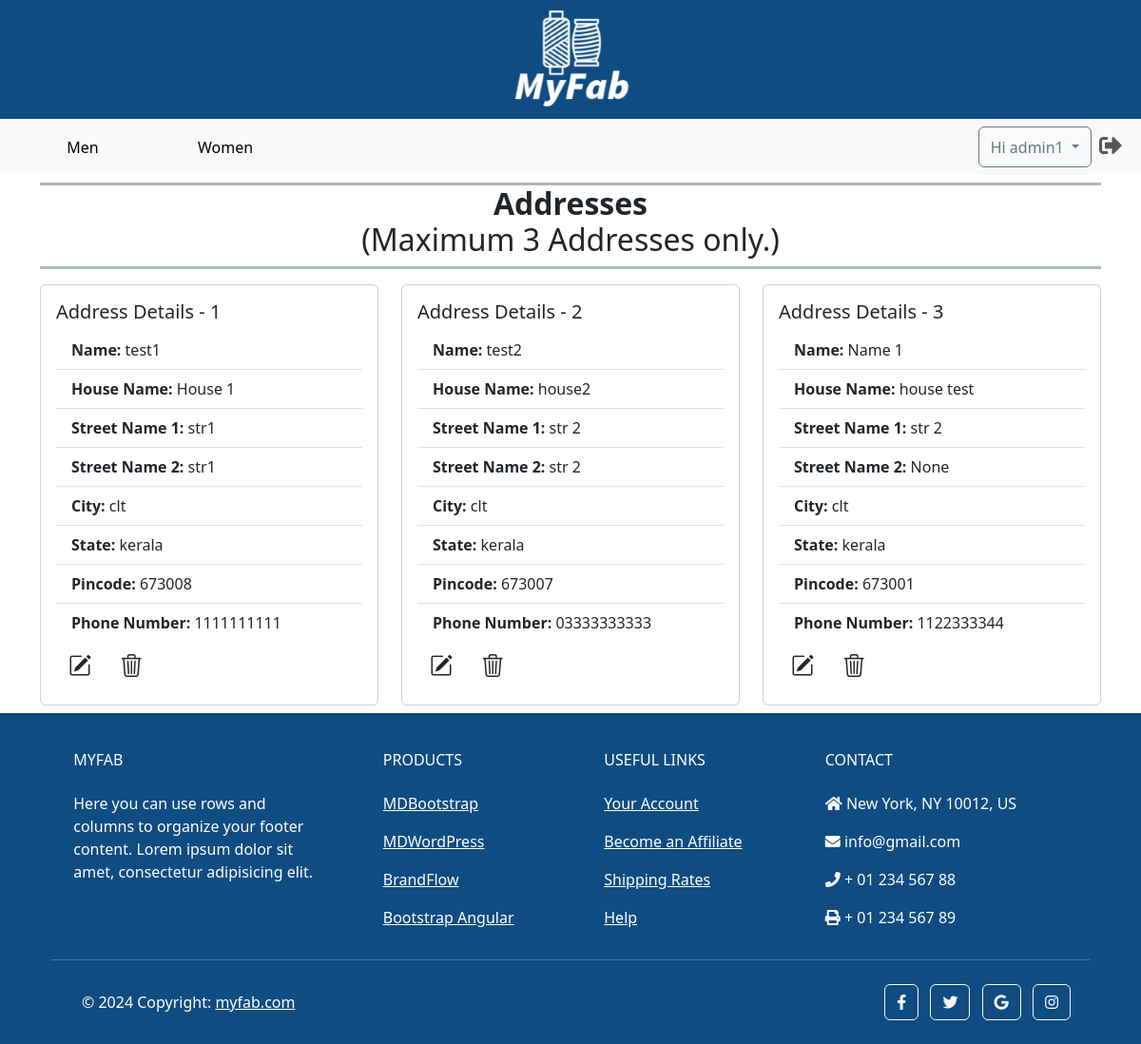
Before: /accounts/address/ (signed in) with the older database file.
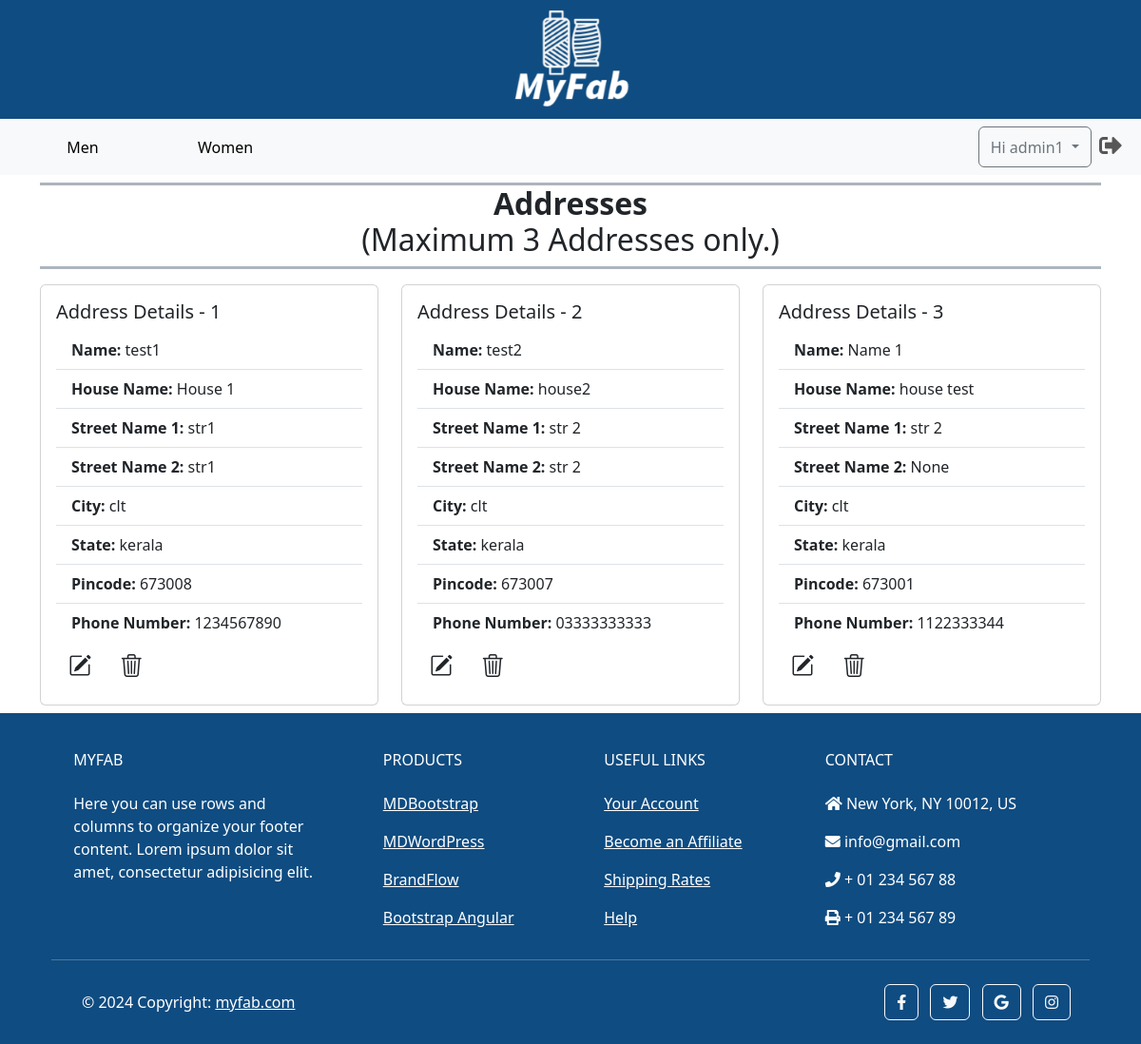
After: the same page with the newer database file.
### accounts/models.py (models this page shows, shortened)
class Address(models.Model):
    customer_id = models.ForeignKey(CustomUser, on_delete=models.CASCADE)
    name = models.CharField(max_length=100, blank=False, null=False)
    house_name = models.CharField(max_length=100, blank=False, null=False)
    street_name_1 = models.CharField(max_length=100, blank=False, null=False)
    street_name_2 = models.CharField(max_length=100, blank=True, null=True)
    city = models.CharField(max_length=100, blank=False, null=False)
    state = models.CharField(max_length=100, blank=False, null=False)
    pincode = models.CharField(max_length=10, blank=False, null=False)
    phone_number = models.CharField(max_length=13)
    is_active = models.BooleanField(default=True)

### accounts/views.py (the view)
# urls.py: path('address/', AddressView.as_view(), name = 'address'),
class AddressView(View):
    def get(self, request):
        user = request.user
        addresses = Address.objects.filter(customer_id=user, is_active=True)
        address_count = addresses.count()
        context = {'addresses': addresses, 'address_count': address_count}
        return render(request, 'address.html', context)

### templates/address.html (shortened to what the changed rows need)
{% extends 'base.html' %}
{% load static %}
{% load custom_filters %}
{% block content %}
    <section class="container my-2">
        {% if addresses %}
        <h5 class="border-bottom border-top border-3 border-dark-subtle fw-bold fs-2 fs-lg-5 mt-2 text-center">
            {% if address_count < 3  %}
            <span>
                <button class="btn btn-outline-primary my-2" data-toggle="tooltip" title="Add New"
                onclick="window.location.href='{% url 'accounts:add_address' %}'">
                    <img class="logo" src="{% static 'images/add_icon.png' %}" alt="add">
                </button>
            </span>
            {% else %}
            <span><h2>(Maximum 3 Addresses only.)</h2></span>
            {% endif %}
        </h5>
        <div class="row row-cols-1 row-cols-sm-2 row-cols-md-3">
            {% for address in addresses %}
            <div class="col mt-2">
                <div class="card">
                    <div class="card-body">
                        <h5 class="card-title">Address Details - {{forloop.counter}}</h5>
                        <ul class="list-group list-group-flush">
                            <li class="list-group-item"><strong>Name:</strong> {{ address.name }}</li>
                            <li class="list-group-item"><strong>House Name:</strong> {{ address.house_name }}</li>
                            <li class="list-group-item"><strong>Street Name 1:</strong> {{ address.street_name_1 }}</li>
                            <li class="list-group-item"><strong>Street Name 2:</strong> {{ address.street_name_2 }}</li>
                            <li class="list-group-item"><strong>City:</strong> {{ address.city }}</li>
                            <li class="list-group-item"><strong>State:</strong> {{ address.state }}</li>
                            <li class="list-group-item"><strong>Pincode:</strong> {{ address.pincode }}</li>
                            <li class="list-group-item"><strong>Phone Number:</strong> {{ address.phone_number }}</li>
                        </ul>
                        <a href="{% url "accounts:edit_address" address.id %}" class="btn fs-4"><i class="bi bi-pencil-square"></i></a>
                        <form id="deleteAddressForm" action="{% url "accounts:delete_address" address.id %}" method="post"
                            class="d-inline" onsubmit="return confirmDelete()">
                            <button type="submit" class="btn fs-4"><i class="bi bi-trash3"></i></button>
                        </form>
                    </div>
                </div>
            </div>
        {% endfor %}
        </div>
        {% endif %}
    </section>
{% endblock %}

Changed rows visible on the page:
changed Address "test1": phone_number "1111111111" → "1234567890"
